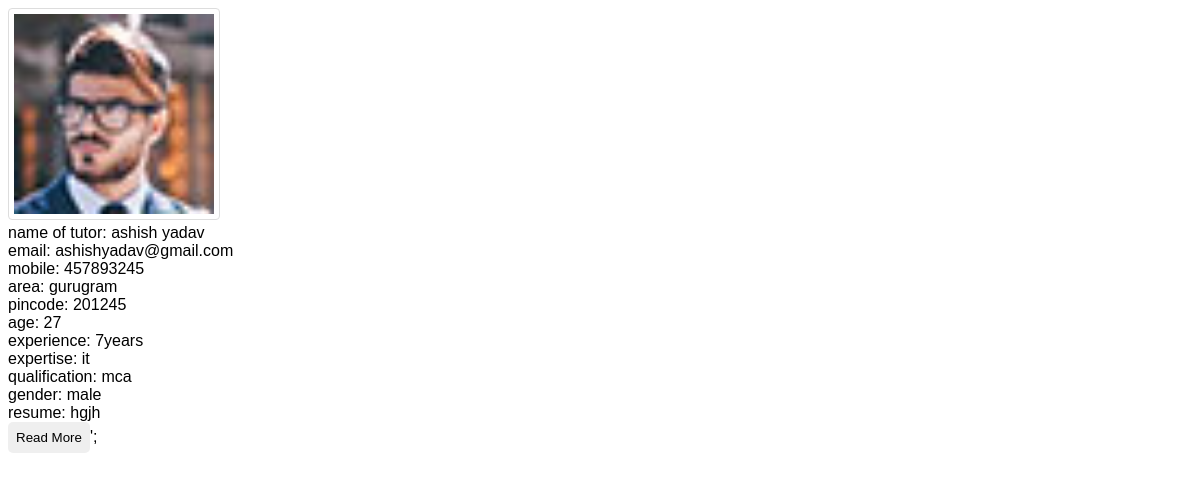
Page /student/tutor_profile.php?id=1 on the committed database.
### tables this page shows
CREATE TABLE `tutor_reg` (
  `id` int(11) NOT NULL,
  `first_name` varchar(100) NOT NULL,
  `second_name` varchar(1000) NOT NULL,
  `username` varchar(100) NOT NULL,
  `password` varchar(100) NOT NULL,
  `email` varchar(100) NOT NULL,
  `mobile_no` varchar(100) NOT NULL,
  `area` varchar(100) NOT NULL,
  `pin_code` int(30) NOT NULL,
  `avatar` varchar(200) NOT NULL,
  `age` varchar(100) NOT NULL,
  `experience` varchar(100) NOT NULL,
  `expertise` varchar(100) NOT NULL,
  `qualification` varchar(100) NOT NULL,
  `gender` varchar(50) NOT NULL,
  `resume` varchar(100) NOT NULL,
  `created_at` int(11) NOT NULL,
  `updated_at` int(11) NOT NULL,
  `status` enum('active','inactive') NOT NULL
);

### student/tutor_profile.php (the view, shortened to what this page needs)
<?php
require('../config/dbconnect.php');
$id = $_GET['id'];
$query = mysqli_query($conn, "SELECT * FROM tutor_reg WHERE id = '$id'");
$array = mysqli_fetch_array($query);
 ?>
<!DOCTYPE html>
<html lang="en" dir="ltr">
  <head>
    <link rel="stylesheet" href="../asset/css/custom.css">
  </head>
  <body >
<img src="../images/author.jpg" alt="dummy" style="width:200px">
<div class="text">
name of tutor: <?php echo $array['first_name']." ".$array['second_name']; ?><br>
email: <?php echo $array['email']; ?><br>
mobile: <?php echo $array['mobile_no']; ?><br>
area: <?php echo $array['area']; ?><br>
pincode: <?php echo $array['pin_code']; ?><br>
age: <?php echo $array['age']; ?><br>
experience: <?php echo $array['experience']; ?><br>
expertise: <?php echo $array['expertise']; ?><br>
qualification: <?php echo $array['qualification']; ?><br>
gender: <?php echo $array['gender']; ?><br>
resume: <?php echo $array['resume']; ?><br>
<input type="submit" name="submit" value="Read More">';
</div>
  </body>
</html>

### asset/css/custom.css (style rules this page uses)
input { padding: 8px; border-radius: 5px; outline: 0px; border: 0; }
.text { font-family: Arial, Helvetica, sans-serif; }

### student/tutor_profile.php (style rules this page uses)
img { border: 1px solid #ddd; border-radius: 4px; padding: 5px; width: 200px; height: 200px; }

### rows in the picture
tutor_reg: first_name "ashish", second_name "yadav", email "ashishyadav@gmail.com", mobile_no "457893245", area "gurugram", pin_code "201245", age "27", experience "7years", expertise "it", qualification "mca", gender "male", resume "hgjh"
